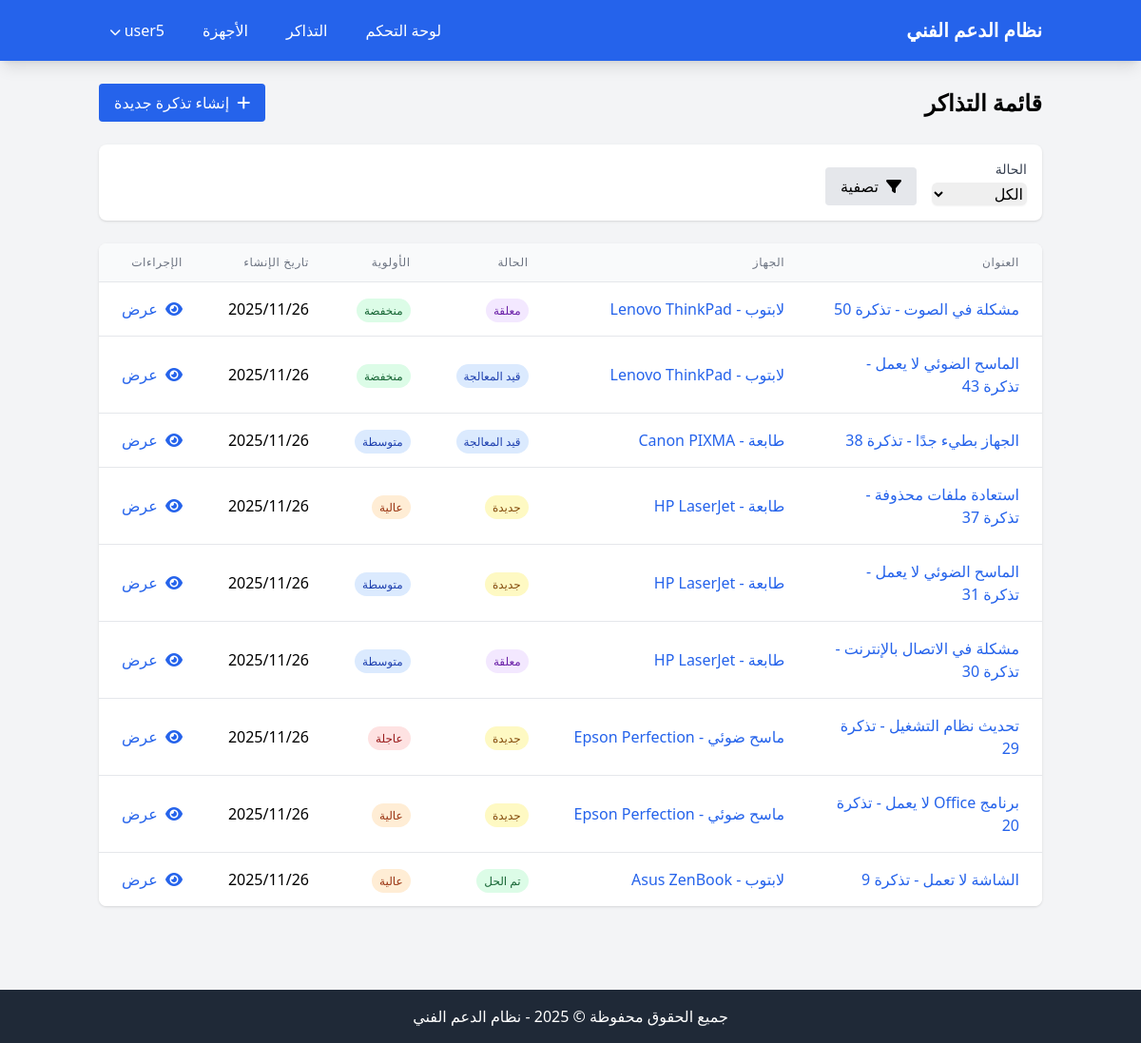
The page /tickets/ (signed in) on the database its author committed.
### rols_app/models.py (models this page shows, shortened)
class Ticket(models.Model):
    STATUS_CHOICES = [
        ('NEW', 'جديدة'),
        ('IN_PROGRESS', 'قيد المعالجة'),
        ('PENDING', 'معلقة'),
        ('RESOLVED', 'تم الحل'),
        ('CLOSED', 'مغلقة'),
    ]
    PRIORITY_CHOICES = [
        ('LOW', 'منخفضة'),
        ('MEDIUM', 'متوسطة'),
        ('HIGH', 'عالية'),
        ('URGENT', 'عاجلة'),
    ]
    title = models.CharField(max_length=200, verbose_name="عنوان المشكلة")
    description = models.TextField(verbose_name="وصف المشكلة")
    created_by = models.ForeignKey(User, on_delete=models.CASCADE, related_name="submitted_tickets", verbose_name="مقدم الطلب")
    device = models.ForeignKey(Device, on_delete=models.CASCADE, related_name="tickets", verbose_name="الجهاز المتأثر")
    status = models.CharField(max_length=20, choices=STATUS_CHOICES, default='NEW', verbose_name="حالة التذكرة")
    priority = models.CharField(max_length=20, choices=PRIORITY_CHOICES, default='MEDIUM', verbose_name="الأولوية")
    created_at = models.DateTimeField(auto_now_add=True, verbose_name="تاريخ الإنشاء")
    updated_at = models.DateTimeField(auto_now=True, verbose_name="تاريخ التحديث")
    assigned_to = models.ForeignKey(User, on_delete=models.SET_NULL, null=True, blank=True, related_name="assigned_tickets", verbose_name="معين إلى")
    resolution = models.TextField(blank=True, verbose_name="الحل")
    class Meta:
        verbose_name = "تذكرة"
        verbose_name_plural = "التذاكر"

class Device(models.Model):
    DEVICE_TYPES = [
        ('LAPTOP', 'لابتوب'),
        ('DESKTOP', 'كمبيوتر مكتبي'),
        ('PRINTER', 'طابعة'),
        ('SCANNER', 'ماسح ضوئي'),
        ('OTHER', 'أخرى'),
    ]
    serial_number = models.CharField(max_length=100, unique=True, verbose_name="الرقم التسلسلي")
    device_type = models.CharField(max_length=20, choices=DEVICE_TYPES, verbose_name="نوع الجهاز")
    model = models.CharField(max_length=100, verbose_name="موديل الجهاز")
    assigned_to = models.ForeignKey(User, on_delete=models.SET_NULL, null=True, blank=True, related_name="devices", verbose_name="مخصص للموظف")
    date_assigned = models.DateField(null=True, blank=True, verbose_name="تاريخ التخصيص")
    notes = models.TextField(blank=True, verbose_name="ملاحظات")
    class Meta:
        verbose_name = "جهاز"
        verbose_name_plural = "الأجهزة"

### rols_app/views.py (the view)
# urls.py: path('tickets/', views.ticket_list, name='ticket_list'),
@login_required
def ticket_list(request):
    if request.user.is_staff:
        tickets = Ticket.objects.all().order_by('-created_at')
    else:
        tickets = Ticket.objects.filter(created_by=request.user).order_by('-created_at')
    status_filter = request.GET.get('status', '')
    if status_filter:
        tickets = tickets.filter(status=status_filter)
    return render(request, 'rols_app/ticket_list.html', {'tickets': tickets})

### rols_app/context_processors.py (called while the page is built)
def current_year(request):
    return {
        'current_year': datetime.datetime.now().year
    }

### rols_app/templates/rols_app/ticket_list.html (shortened to what this page needs)
{% extends 'rols_app/base.html' %}
{% block content %}
<div class="mb-8">
    <div class="flex justify-between items-center mb-6">
        <h1 class="text-2xl font-bold">قائمة التذاكر</h1>
        <a href="{% url 'create_ticket' %}" class="bg-blue-600 text-white px-4 py-2 rounded hover:bg-blue-700">
            <i class="fas fa-plus ml-1"></i> إنشاء تذكرة جديدة
        </a>
    </div>
    <div class="bg-white rounded-lg shadow p-4 mb-6">
        <form method="get" class="flex flex-wrap gap-4">
            <div>
                <label for="status" class="block text-sm font-medium text-gray-700 mb-1">الحالة</label>
                <select name="status" id="status" class="rounded-md border-gray-300 shadow-sm focus:border-blue-500 focus:ring focus:ring-blue-500 focus:ring-opacity-50">
                    <option value="">الكل</option>
                </select>
            </div>
            <div class="self-end">
                <button type="submit" class="bg-gray-200 px-4 py-2 rounded hover:bg-gray-300">
                    <i class="fas fa-filter ml-1"></i> تصفية
                </button>
            </div>
        </form>
    </div>
    {% if tickets %}
        <div class="bg-white rounded-lg shadow overflow-hidden">
            <table class="min-w-full divide-y divide-gray-200">
                <thead class="bg-gray-50">
                    <tr>
                        <th class="px-6 py-3 text-right text-xs font-medium text-gray-500 uppercase tracking-wider">العنوان</th>
                        <th class="px-6 py-3 text-right text-xs font-medium text-gray-500 uppercase tracking-wider">الجهاز</th>
                        <th class="px-6 py-3 text-right text-xs font-medium text-gray-500 uppercase tracking-wider">الحالة</th>
                        <th class="px-6 py-3 text-right text-xs font-medium text-gray-500 uppercase tracking-wider">الأولوية</th>
                        <th class="px-6 py-3 text-right text-xs font-medium text-gray-500 uppercase tracking-wider">تاريخ الإنشاء</th>
                        <th class="px-6 py-3 text-right text-xs font-medium text-gray-500 uppercase tracking-wider">الإجراءات</th>
                    </tr>
                </thead>
                <tbody class="bg-white divide-y divide-gray-200">
                    {% for ticket in tickets %}
                        <tr class="hover:bg-gray-50">
                            <td class="px-6 py-4">
                                <a href="{% url 'ticket_detail' ticket.id %}" class="text-blue-600 hover:text-blue-800">{{ ticket.title }}</a>
                            </td>
                            <td class="px-6 py-4 whitespace-nowrap">
                                <a href="{% url 'device_detail' ticket.device.id %}" class="text-blue-600 hover:text-blue-800">
                                    {{ ticket.device.get_device_type_display }} - {{ ticket.device.model }}
                                </a>
                            </td>
                            <td class="px-6 py-4 whitespace-nowrap">
                                <span class="px-2 py-1 text-xs rounded-full
                                    {% if ticket.status == 'NEW' %}bg-yellow-100 text-yellow-800
                                    {% elif ticket.status == 'IN_PROGRESS' %}bg-blue-100 text-blue-800
                                    {% elif ticket.status == 'PENDING' %}bg-purple-100 text-purple-800
                                    {% elif ticket.status == 'RESOLVED' %}bg-green-100 text-green-800
                                    {% else %}bg-gray-100 text-gray-800{% endif %}">
                                    {{ ticket.get_status_display }}
                                </span>
                            </td>
                            <td class="px-6 py-4 whitespace-nowrap">
                                <span class="px-2 py-1 text-xs rounded-full
                                    {% if ticket.priority == 'LOW' %}bg-green-100 text-green-800
                                    {% elif ticket.priority == 'MEDIUM' %}bg-blue-100 text-blue-800
                                    {% elif ticket.priority == 'HIGH' %}bg-orange-100 text-orange-800
                                    {% elif ticket.priority == 'URGENT' %}bg-red-100 text-red-800{% endif %}">
                                    {{ ticket.get_priority_display }}
                                </span>
                            </td>
                            <td class="px-6 py-4 whitespace-nowrap">{{ ticket.created_at|date:"Y/m/d" }}</td>
                            <td class="px-6 py-4 whitespace-nowrap">
                                <a href="{% url 'ticket_detail' ticket.id %}" class="text-blue-600 hover:text-blue-900">
                                    <i class="fas fa-eye ml-1"></i> عرض
                                </a>
                            </td>
                        </tr>
                    {% endfor %}
                </tbody>
            </table>
        </div>
    {% endif %}
</div>
{% endblock %}

### rols_app/templates/rols_app/base.html (shortened to what this page needs)
<!DOCTYPE html>
<html lang="ar" dir="rtl">
<head>
    <script src="https://cdn.tailwindcss.com"></script>
    <link rel="stylesheet" href="https://cdnjs.cloudflare.com/ajax/libs/font-awesome/6.0.0/css/all.min.css">
</head>
<body class="bg-gray-100">
    <nav class="bg-blue-600 text-white shadow-lg">
        <div class="container mx-auto px-4 py-3">
            <div class="flex justify-between items-center">
                <div class="text-xl font-bold">نظام الدعم الفني</div>
                <div class="flex space-x-4 space-x-reverse">
                    {% if user.is_authenticated %}
                        <a href="{% url 'dashboard' %}" class="px-3 py-2 rounded hover:bg-blue-700">لوحة التحكم</a>
                        <a href="{% url 'ticket_list' %}" class="px-3 py-2 rounded hover:bg-blue-700">التذاكر</a>
                        <a href="{% url 'device_list' %}" class="px-3 py-2 rounded hover:bg-blue-700">الأجهزة</a>
                        <div class="relative group">
                            <button class="px-3 py-2 rounded hover:bg-blue-700">
                                {{ user.username }} <i class="fas fa-chevron-down text-xs"></i>
                            </button>
                        </div>
                    {% else %}
                        <a href="{% url 'login' %}" class="px-3 py-2 rounded hover:bg-blue-700">تسجيل الدخول</a>
                    {% endif %}
                </div>
            </div>
        </div>
    </nav>
    <main class="container mx-auto px-4 py-6">
        {% block content %}{% endblock %}
    </main>
    <footer class="bg-gray-800 text-white py-4 mt-8">
        <div class="container mx-auto px-4 text-center">
            <p>جميع الحقوق محفوظة &copy; {{ current_year }} - نظام الدعم الفني</p>
        </div>
    </footer>
</body>
</html>

### rols_app/templates/rols_app/base.html (style rules this page uses)
body { font-family: 'Segoe UI', Tahoma, Geneva, Verdana, sans-serif; }

### rows shown on the page
Ticket: title "مشكلة في الصوت - تذكرة 50", device.device_type "لابتوب", device.model "Lenovo ThinkPad", status "معلقة", priority "منخفضة", created_at "2025/11/26"
Ticket: title "الماسح الضوئي لا يعمل - تذكرة 43", device.device_type "لابتوب", device.model "Lenovo ThinkPad", status "قيد المعالجة", priority "منخفضة", created_at "2025/11/26"
Ticket: title "الجهاز بطيء جدًا - تذكرة 38", device.device_type "طابعة", device.model "Canon PIXMA", status "قيد المعالجة", priority "متوسطة", created_at "2025/11/26"
Ticket: title "استعادة ملفات محذوفة - تذكرة 37", device.device_type "طابعة", device.model "HP LaserJet", status "جديدة", priority "عالية", created_at "2025/11/26"
Ticket: title "الماسح الضوئي لا يعمل - تذكرة 31", device.device_type "طابعة", device.model "HP LaserJet", status "جديدة", priority "متوسطة", created_at "2025/11/26"
Ticket: title "مشكلة في الاتصال بالإنترنت - تذكرة 30", device.device_type "طابعة", device.model "HP LaserJet", status "معلقة", priority "متوسطة", created_at "2025/11/26"
Ticket: title "تحديث نظام التشغيل - تذكرة 29", device.device_type "ماسح ضوئي", device.model "Epson Perfection", status "جديدة", priority "عاجلة", created_at "2025/11/26"
Ticket: title "برنامج Office لا يعمل - تذكرة 20", device.device_type "ماسح ضوئي", device.model "Epson Perfection", status "جديدة", priority "عالية", created_at "2025/11/26"
Ticket: title "الشاشة لا تعمل - تذكرة 9", device.device_type "لابتوب", device.model "Asus ZenBook", status "تم الحل", priority "عالية", created_at "2025/11/26"

### other values the page prints
{{ user.username }} "user5"
